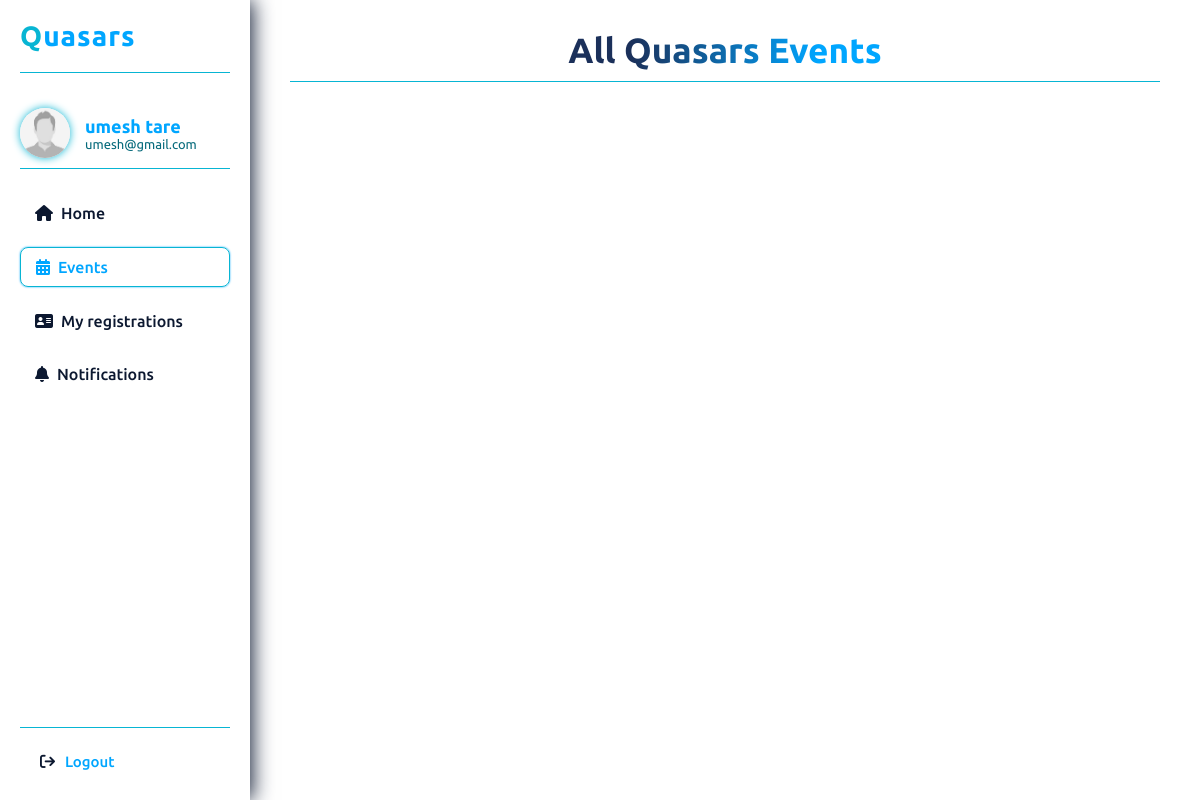
The app's page /event_dashboard/ (signed in), older data.
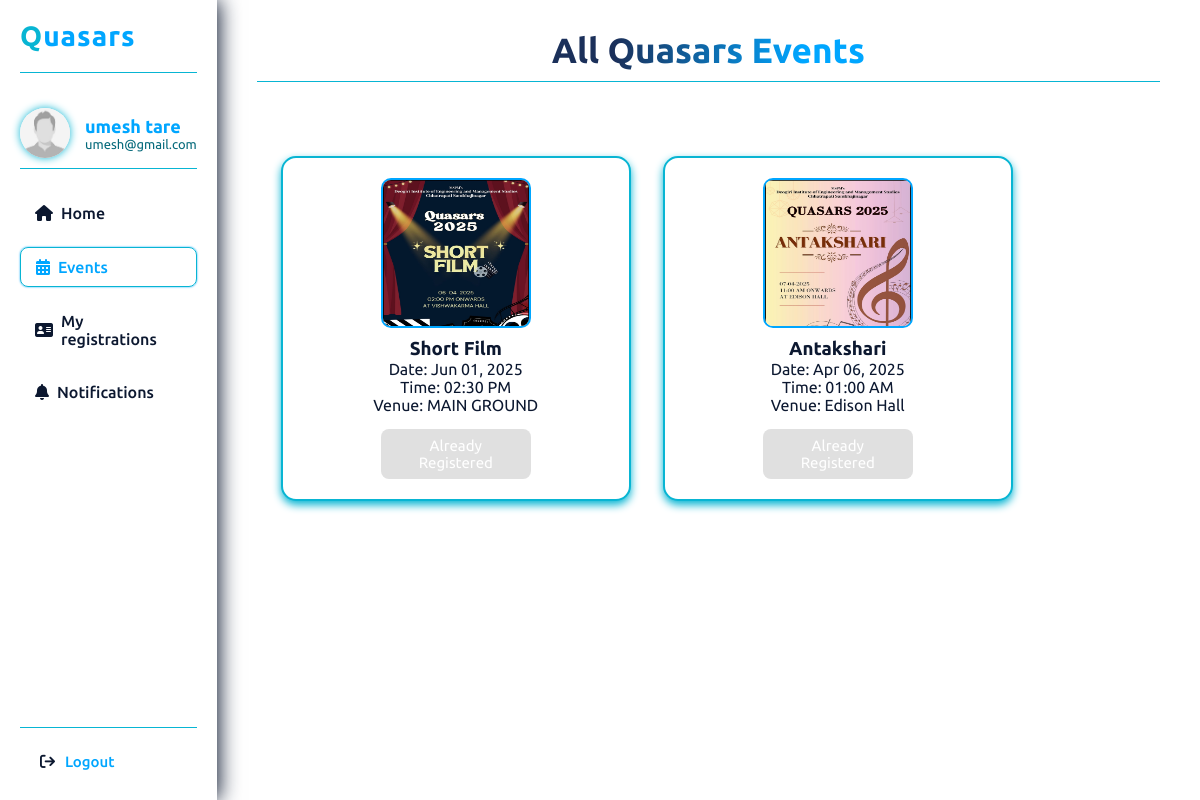
The same page, newer data.
### mainapp/models.py (models this page shows, shortened)
class CreateEvent(models.Model):
    name = models.CharField(max_length=255, blank=True, null=True)
    category = models.CharField(max_length=100)
    date_time = models.DateTimeField()
    location = models.CharField(max_length=255)
    image = models.ImageField(upload_to='event_images/', blank=True, null=True)

### mainapp/views.py (the view)
# urls.py: path('event_dashboard/', views.event_dashboard, name='event_dashboard'),
@login_required
def event_dashboard(request):
    events = CreateEvent.objects.all()
    registrations = Registration.objects.filter(user=request.user)
    registered_event_ids = registrations.values_list('event_id', flat=True)
    return render(request, 'mainapp/student_dashboard/eventdashboard.html', {
        'username': request.user.username,
        'email': request.user.email,
        'events': events,
        'registered_event_ids': registered_event_ids
    })

### mainapp/templates/mainapp/student_dashboard/eventdashboard.html (shortened to what this page needs)
{% load static %}
<!DOCTYPE html>
<html lang="en">
  <head>
    <link
      href="https://unpkg.com/boxicons@2.1.4/css/boxicons.min.css"
      rel="stylesheet"
    />
    <link rel="stylesheet" href="{% static 'mainapp/css/student.css' %}" />
    <link rel="stylesheet" href="{% static 'mainapp/css/schedule.css' %}" />
    <link
      rel="stylesheet"
      href="https://cdn.jsdelivr.net/npm/swiper@11/swiper-bundle.min.css"
    />
    <link
      rel="stylesheet"
      href="https://cdnjs.cloudflare.com/ajax/libs/font-awesome/6.7.2/css/all.min.css"
    />
  </head>
  <body>
    <div class="dashboard">
      <nav class="sidebar">
        <div class="logo">
          <h2><span class="Q">Q</span>uasars</h2>
        </div>
        <div class="user-profile">
          <img
            src="{% static 'mainapp/images/assets/images.jpg' %}"
            alt="User Profile"
            class="avatar"
          />
          <div class="user-info">
            <h4>{{ username }}</h4>
            <p>{{ email }}</p>
          </div>
        </div>
        <ul class="nav-links">
          <li>
            <a href="/dashboard/"><i class="fa-solid fa-house"></i>Home</a>
          </li>
          <li class="active">
            <a href="/event_dashboard/"
              ><i class="fa-solid fa-calendar-days"></i>Events</a
            >
          </li>
          <li>
            <a href="/my_registration/"
              ><i class="fa-solid fa-address-card"></i>My registrations</a
            >
          </li>
          <li>
            <a href="/notification/"
              ><i class="fa-solid fa-bell"></i>Notifications</a
            >
          </li>
        </ul>
        <div class="logout-icon">
          <button class="logout-icon-1" onclick="goToLogin()">
            <i class="fa-solid fa-arrow-right-from-bracket"></i>
            <div class="log-out">
              <p><a href="{% url 'logout' %}">Logout</a></p>
            </div>
          </button>
        </div>
      </nav>
      <main class="content">
        <header class="top-bar">
          <div class="heading-container">
            <h1>All Quasars Events</h1>
          </div>
        </header>
<div class="schedule-grid">
  {% for event in events %}
    <div class="event-cards">
      <img src="{{ event.image.url }}" />
      <h3>{{ event.name }}</h3>
      <p>Date: {{ event.date_time|date:"M d, Y" }}</p>
      <p>Time: {{ event.date_time|time:"h:i A" }}</p>
      <p>Venue: {{ event.location }}</p>
      {% if event.id in registered_event_ids %}
        <button class="register-btn" disabled style="background-color: #ccc; cursor: not-allowed;">
          Already Registered
        </button>
      {% else %}
        <form method="POST" action="{% url 'register_event' event.id %}">
          {% csrf_token %}
          <button class="register-btn">Register</button>
        </form>
      {% endif %}
    </div>
  {% endfor %}
</div>
      </main>
    </div>
  </body>
</html>

Row changes from the older to the newer data that the page shows:
added CreateEvent: image (picture), name "Short Film", date_time "Jun 01, 2025", date_time "02:30 PM", location "MAIN GROUND", shows "Already Registered"
added CreateEvent: image (picture), name "Antakshari", date_time "Apr 06, 2025", date_time "01:00 AM", location "Edison Hall", shows "Already Registered"
